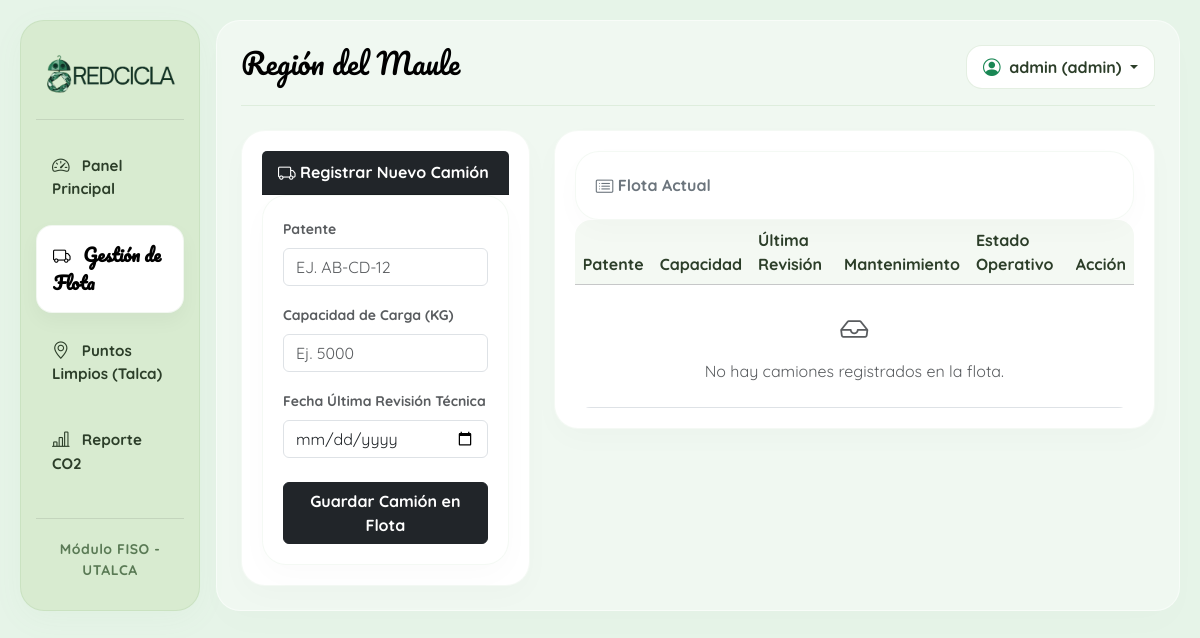
Before: /flota (signed in) with the older database file.
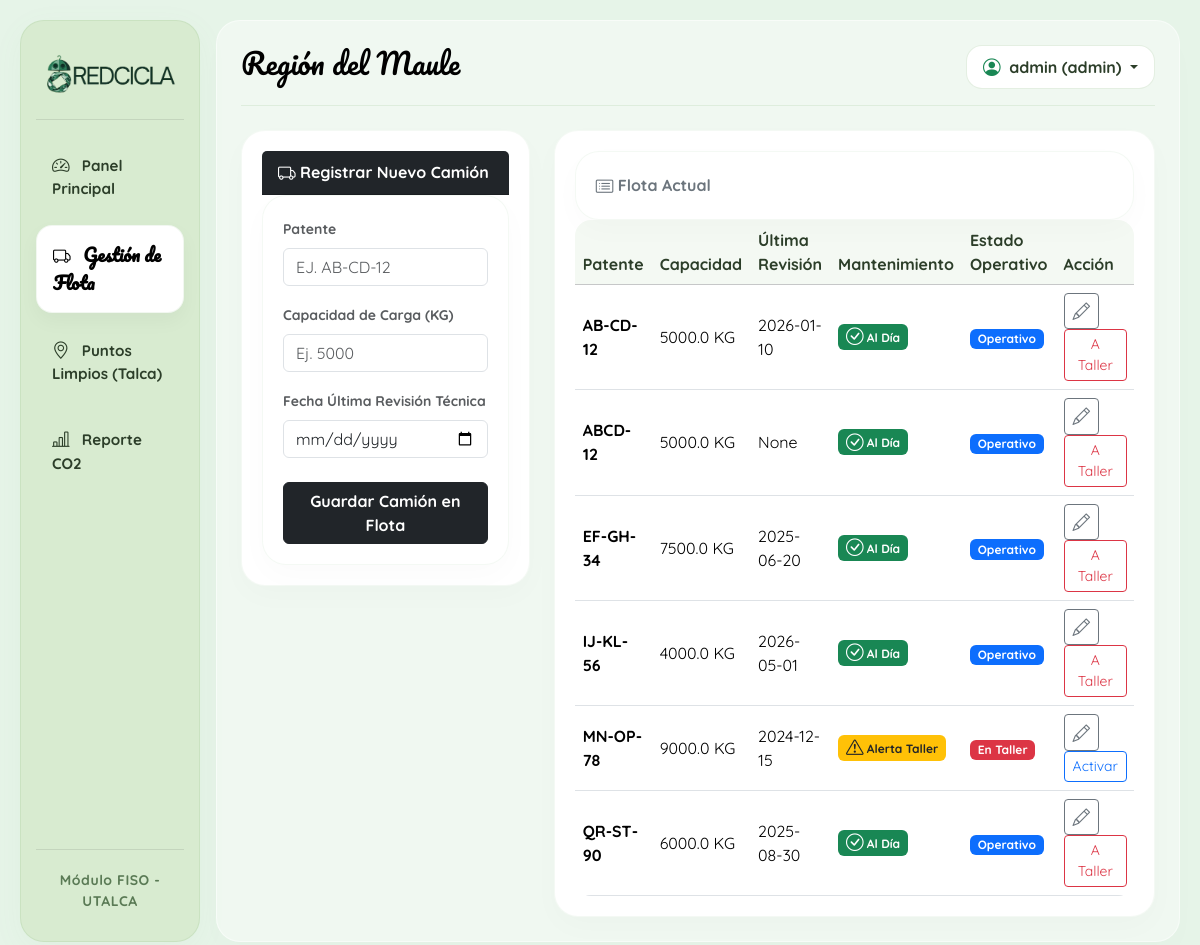
After: the same page with the newer database file.
### tables this page shows
CREATE TABLE camiones (
            id INTEGER PRIMARY KEY AUTOINCREMENT, patente TEXT UNIQUE NOT NULL, capacidad_carga REAL,
            ultima_revision TEXT, estado INTEGER, alerta INTEGER
        );

### main.py (the view)
@app.route('/flota')
def gestion_flota():
    if 'usuario_nombre' not in session:
        return redirect(url_for('login'))
    conexion = sqlite3.connect(DB_PATH)
    cursor = conexion.cursor()
    cursor.execute("SELECT id, ultima_revision FROM camiones")
    camiones_revision = cursor.fetchall()
    hoy = datetime.now()
    for camion in camiones_revision:
        id_camion = camion[0]
        fecha_rev_str = camion[1]
        try:
            fecha_rev = datetime.strptime(fecha_rev_str, "%Y-%m-%d")
            dias_pasados = (hoy - fecha_rev).days
            nueva_alerta = 1 if dias_pasados >= 365 else 0
            cursor.execute("UPDATE camiones SET alerta = ? WHERE id = ?", (nueva_alerta, id_camion))
        except Exception as e:
            pass # Por si un camión tiene la fecha en blanco o mal escrita
    conexion.commit()
    cursor.execute("SELECT id, patente, capacidad_carga, ultima_revision, estado, alerta FROM camiones ORDER BY patente")
    lista_camiones = cursor.fetchall()
    conexion.close()
    return render_template('flota.html', camiones=lista_camiones)

### templates/flota.html (shortened to what the changed rows need)
{% extends 'base.html' %}
{% block content %}
<div class="row">
    <div class="col-md-8">
        <div class="card border-0 shadow-sm">
            <div class="table-responsive">
                <table class="table table-hover align-middle mb-0">
                    <thead class="table-light">
                        <tr>
                            <th>Patente</th>
                            <th>Capacidad</th>
                            <th>Última Revisión</th>
                            <th>Mantenimiento</th>
                            <th>Estado Operativo</th>
                            <th>Acción</th>
                        </tr>
                    </thead>
                    <tbody>
                        {% for c in camiones %}
                        <tr>
                            <td class="fw-bold">{{ c[1] }}</td>
                            <td>{{ c[2] }} KG</td>
                            <td>{{ c[3] }}</td>
                            <td>
                                {% if c[5] == 1 %}
                                    <span class="badge bg-warning text-dark"><i class="bi bi-exclamation-triangle"></i> Alerta Taller</span>
                                {% else %}
                                    <span class="badge bg-success"><i class="bi bi-check-circle"></i> Al Día</span>
                                {% endif %}
                            </td>
                            <td>
                                {% if c[4] == 1 %}
                                    <span class="badge bg-primary">Operativo</span>
                                {% else %}
                                    <span class="badge bg-danger">En Taller</span>
                                {% endif %}
                            </td>
                            <td>
                                <button type="button" class="btn btn-sm btn-outline-secondary me-1" data-bs-toggle="modal" data-bs-target="#modalEditarCamion{{ c[0] }}" title="Editar datos">
                                    <i class="bi bi-pencil"></i>
                                </button>
                                <form action="/flota/estado/{{ c[0] }}" method="POST" style="display:inline;">
                                    {% if c[4] == 1 %}
                                        <button type="submit" class="btn btn-sm btn-outline-danger" title="Mandar a Taller">A Taller</button>
                                    {% else %}
                                        <button type="submit" class="btn btn-sm btn-outline-primary" title="Poner Operativo">Activar</button>
                                    {% endif %}
                                </form>
                                </td>
                        </tr>
                        {% else %}
                        <tr>
                            <td colspan="6" class="text-center text-muted py-4">
                                <i class="bi bi-inbox fs-3 d-block mb-2"></i>
                                No hay camiones registrados en la flota.
                            </td>
                        </tr>
                        {% endfor %}
                    </tbody>
                </table>
            </div>
        </div>
    </div>
</div>
{% endblock %}

Changed rows visible on the page:
added camiones: patente "AB-CD-12", capacidad_carga "5000.0", ultima_revision "2026-01-10", alerta 0 (drawn), estado "Operativo"
added camiones: patente "ABCD-12", capacidad_carga "5000.0", c "None", alerta 0 (drawn), estado "Operativo"
added camiones: patente "EF-GH-34", capacidad_carga "7500.0", ultima_revision "2025-06-20", alerta 0 (drawn), estado "Operativo"
added camiones: patente "IJ-KL-56", capacidad_carga "4000.0", ultima_revision "2026-05-01", alerta 0 (drawn), estado "Operativo"
added camiones: patente "MN-OP-78", capacidad_carga "9000.0", ultima_revision "2024-12-15", alerta 1 (drawn), estado "En Taller"
added camiones: patente "QR-ST-90", capacidad_carga "6000.0", ultima_revision "2025-08-30", alerta 0 (drawn), estado "Operativo"
Other visible differences:
text no longer shown: "No hay camiones registrados en la flota."
